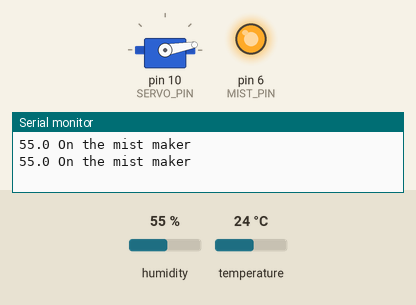
A sketch run on a simulated Arduino Uno, built with avr-gcc and run on an emulated ATmega328P. Parts: servo, output pins drawn as LEDs (lit = HIGH), the last lines printed to the serial monitor. Inputs (shaded band) come from the test bench; at power-on: humidity 55 %, temperature 24 °C.

Above: at 1.6 s.
1.7 s: humidity set to 68 %
3.6 s: humidity set to 71 %
At 4.9 s:
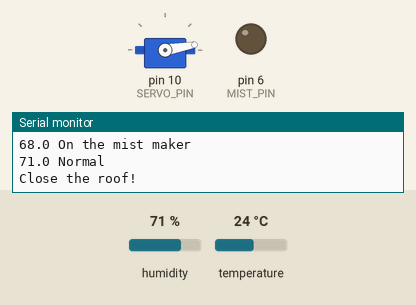
5.6 s: humidity set to 22 %
At 6.6 s:
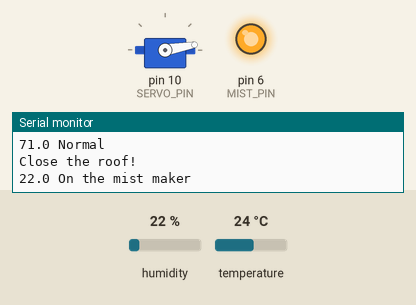
Timing chart, 0 to 8.6 s (numbered marks = the images above; inputs shaded):
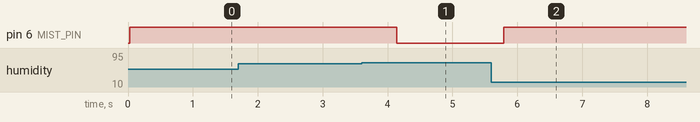

The sketch:

dht_test.ino
```cpp
/*****************************************************
 * name:Humiture Detection
 * function:you can see the current value of humidity and temperature displayed on the I2C LCD1602.
 ******************************************************/

//include the libraries
#include "humidity_function.h"

dht DHT;//create a variable type of dht
Servo servo;

#define DHT11_PIN A2
#define MIST_PIN 6
#define SERVO_PIN 10

int thresh_low = 70;
int thresh_high = 80;

int close_angle = 10;
int angle_incr = 10;
int open_angle = 90;

int current_angle = 10;
void setup()
{
  Serial.begin(9600);//initialize the serial monitor
  pinMode(MIST_PIN, OUTPUT);
  servo.attach(SERVO_PIN);
  servo.write(current_angle);

}

void loop()
{

  int chk = DHT.read11(DHT11_PIN);//read the value returned from sensor
  // just for error handling, don't care
  switch (chk)
  {
  case DHTLIB_OK:
    //Serial.println("OK!");
    break;
  case DHTLIB_ERROR_CHECKSUM:
    //Serial.print("Checksum error,\t");
    break;
  case DHTLIB_ERROR_TIMEOUT:
    //Serial.print("Time out error,\t");
    break;
  default:
    //Serial.print("Unknown error,\t");
    break;
  }
  // DISPLAY DATA

  Serial.print(DHT.humidity, 1);

  if(DHT.humidity < thresh_low) {
    Serial.println(" On the mist maker");
    digitalWrite(MIST_PIN, HIGH);
  }
  else if ((DHT.humidity < thresh_high) && (DHT.humidity > thresh_low ) ) {
    Serial.println(" Normal");
    digitalWrite(MIST_PIN, LOW);
    if  ((DHT.humidity < ((thresh_high + thresh_low) /2)))  {
      Serial.println( "Close the roof!");
      for(angle_incr = 10; current_angle < close_angle; angle_incr++) {
      servo.write(current_angle -= angle_incr);
      delay(15);
      }
    }
  }
  else   {
      Serial.println(" Open the roof");
      digitalWrite(MIST_PIN, LOW);

      for(angle_incr = 10; current_angle > open_angle; angle_incr++) {
      servo.write(current_angle += angle_incr);
      delay(15);
      }


    }


    delay(800); //wait a while


}
```

humidity_function.cpp
```cpp

```

humidity_function.h
```cpp
#ifndef HUMIDITY_FUNCTION_H
#define HUMIDITY_FUNCTION_H
#include "dht.h"
#include "Servo.h"

#endif
```

Measured:
- the behaviour switches between 69 and 70 % on humidity (found by bisection; images 0 and 1)
- after the input at 3.6 s, pin 6 (MIST_PIN): HIGH → LOW after 0.54 s
- after the input at 5.6 s, pin 6 (MIST_PIN): LOW → HIGH after 0.19 s
